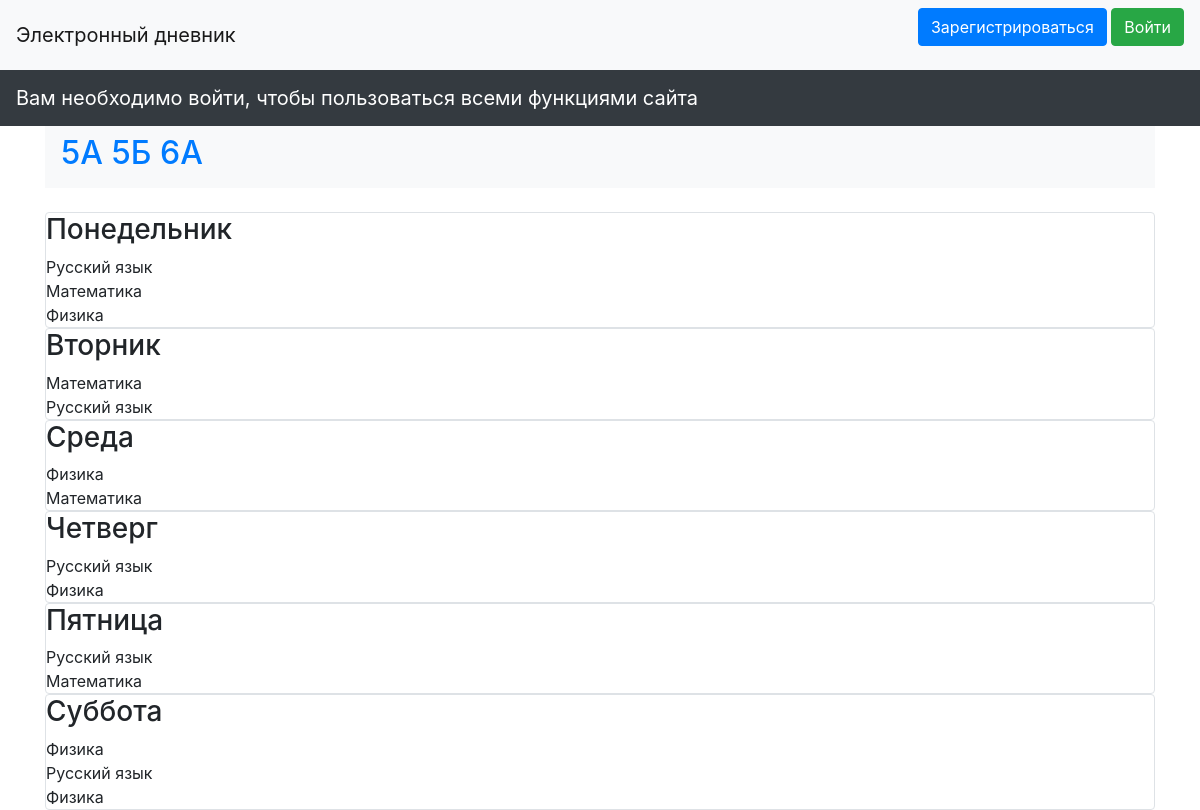
Screenshot of /schedule/5А with the database file from the repository.
### data/schedule.py (models this page shows)
class Less_in_sch(SqlAlchemyBase):
    __tablename__ = 'less_in_sch'
    id = sqlalchemy.Column(sqlalchemy.Integer,
                           primary_key=True, autoincrement=True)
    klass = sqlalchemy.Column(sqlalchemy.String, nullable=True)
    day = sqlalchemy.Column(sqlalchemy.Integer, nullable=True)
    lession_id = sqlalchemy.Column(sqlalchemy.Integer, sqlalchemy.ForeignKey("lessions.id"), nullable=True)
    place = sqlalchemy.Column(sqlalchemy.Integer, nullable=True)
    lession = orm.relation('Lession')

### data/lessions.py (models this page shows)
class Lession(SqlAlchemyBase):
    __tablename__ = 'lessions'
    id = sqlalchemy.Column(sqlalchemy.Integer,
                           primary_key=True, autoincrement=True)
    name = sqlalchemy.Column(sqlalchemy.String, nullable=True)

### main.py (the view)
@app.route('/schedule/<string:klass>', methods=['GET', 'POST'])
def schedule2(klass):
    db_sess = db_session.create_session()
    schedule = db_sess.query(Less_in_sch).filter(Less_in_sch.klass == klass).all()
    schedule.sort(key=lambda x: (x.day, x.place))
    return render_template('schedule.html', classes=['5А', '5Б', '6А'], schedule=schedule)

### data/db_session.py (called while the page is built)
def create_session() -> Session:
    global __factory
    return __factory()

### templates/schedule.html
{% extends "base.html" %}
{% block content %}
<nav class="navbar navbar-dark bg-light">
    <h2>
    {% for klass in classes %}
        <a href="/schedule/{{klass}}">{{klass}}</a>
    {% endfor %}
    </h2>
</nav>
<br>
{% if schedule == [] %}
<h1>Расписание не завезли</h1>
{% else %}
    <div class="col-md6 border rounded">
        <h3>Понедельник</h3>
        {% for item in schedule %}
            {% if item.day == 1 %}
            <div>
                {{item.lession.name}}
            </div>
            {% endif %}
        {% endfor %}
    </div>
    <div class="col-md6 border rounded">
        <h3>Вторник</h3>
        {% for item in schedule %}
            {% if item.day == 2 %}
            <div>
                {{item.lession.name}}
            </div>
            {% endif %}
        {% endfor %}
    </div>
    <div class="col-md6 border rounded">
        <h3>Среда</h3>
        {% for item in schedule %}
            {% if item.day == 3 %}
            <div>
                {{item.lession.name}}
            </div>
            {% endif %}
        {% endfor %}
    </div>
    <div class="col-md6 border rounded">
        <h3>Четверг</h3>
        {% for item in schedule %}
            {% if item.day == 4 %}
            <div>
                {{item.lession.name}}
            </div>
            {% endif %}
        {% endfor %}
    </div>
    <div class="col-md6 border rounded">
        <h3>Пятница</h3>
        {% for item in schedule %}
            {% if item.day == 5 %}
            <div>
                {{item.lession.name}}
            </div>
            {% endif %}
        {% endfor %}
    </div>
    <div class="col-md6 border rounded">
        <h3>Суббота</h3>
        {% for item in schedule %}
            {% if item.day == 6 %}
            <div>
                {{item.lession.name}}
            </div>
            {% endif %}
        {% endfor %}
    </div>
{% endif %}
{% endblock %}

### rows the page displays
Less_in_sch: lession.name "Русский язык"
Less_in_sch: lession.name "Математика"
Less_in_sch: lession.name "Физика"
Less_in_sch: lession.name "Математика"
Less_in_sch: lession.name "Русский язык"
Less_in_sch: lession.name "Физика"
Less_in_sch: lession.name "Математика"
Less_in_sch: lession.name "Русский язык"
Less_in_sch: lession.name "Физика"
Less_in_sch: lession.name "Русский язык"
Less_in_sch: lession.name "Математика"
Less_in_sch: lession.name "Физика"
Less_in_sch: lession.name "Русский язык"
Less_in_sch: lession.name "Физика"

### other values shown
{{ klass }} "5А" "5Б" "6А"
